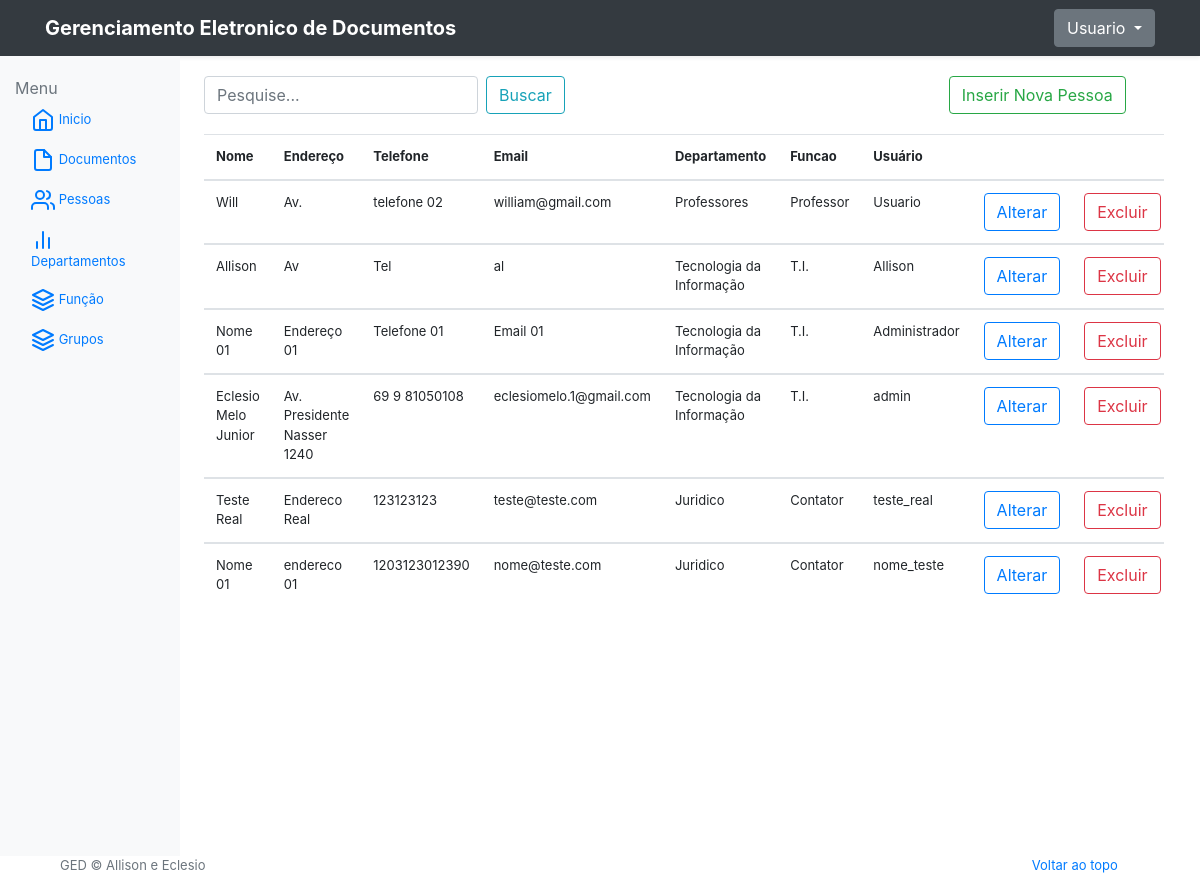
Page /dashboard/pessoas (signed in) on the earlier database version.
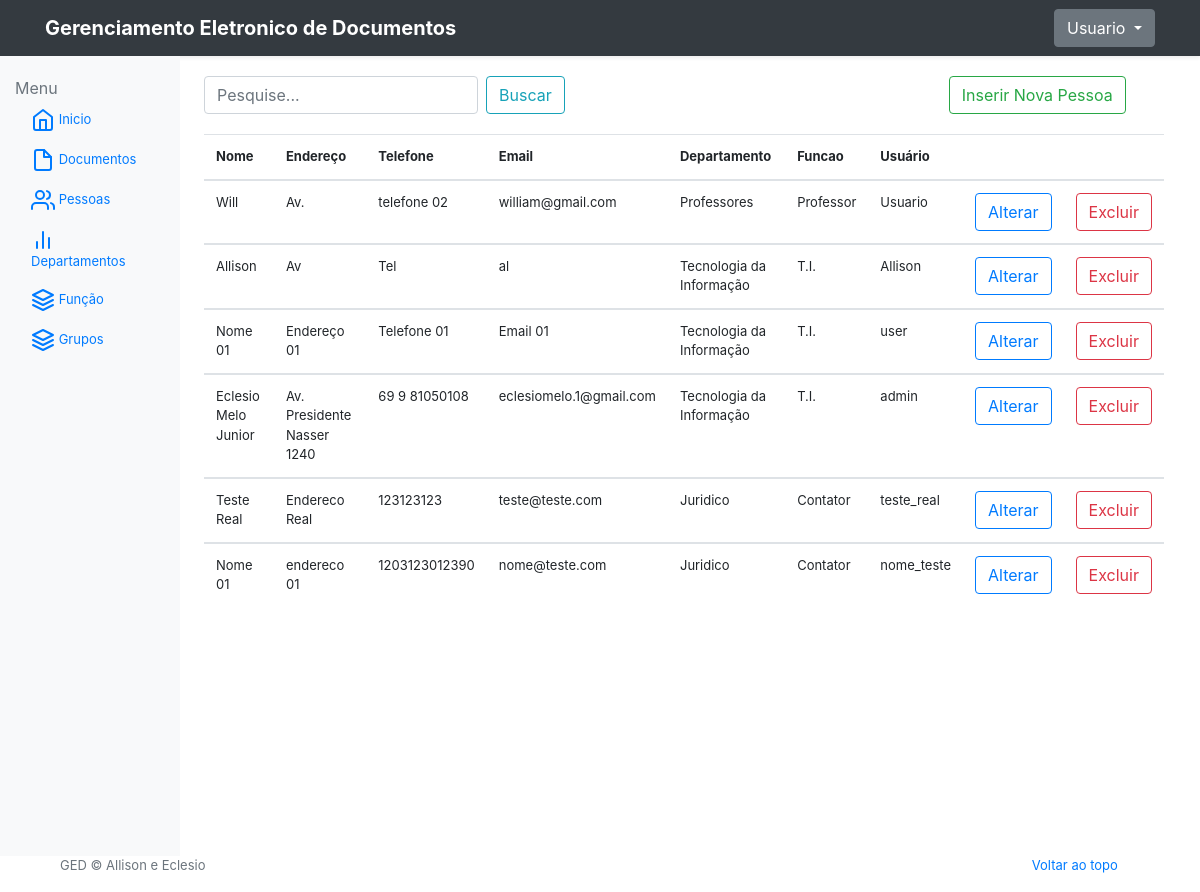
Same page on the later database version.
### GED/models.py (models this page shows, shortened)
class Pessoa(models.Model):
    nome = models.CharField(max_length=100)
    endereco = models.CharField(max_length=150, null = True)
    telefone = models.CharField(max_length=20, null = True)
    email = models.CharField(max_length=200, null = True)
    departamento = models.ForeignKey(Departamento, on_delete=models.PROTECT, null = True)
    funcao = models.ForeignKey(Funcao, on_delete=models.PROTECT, null = True)
    user = models.OneToOneField(User, on_delete=models.CASCADE, default=None, blank=True, null = True)

class Departamento(models.Model):
    nome = models.CharField(max_length=100)
    ramal = models.CharField(max_length=50)
    def __str__(self):
        return self.nome

class Funcao(models.Model):
    class Meta:
        verbose_name = 'Função'
        verbose_name_plural = 'Funções'
    nome = models.CharField(max_length=100)
    def __str__(self):
        return self.nome

### GED/views.py (the view)
# urls.py: path('dashboard/pessoas', views.dashboard_pessoas, name='dashboard_pessoas'),
@login_required
def dashboard_pessoas(request):
    pessoa = Pessoa.objects.all()
    return render(request, 'details_people.html', {'pessoa': pessoa})

### GED/templates/details_people.html (shortened to what this page needs)
{% extends "base-menu.html" %}
{% block main %}
<div class="search-field">
    <form action="{% url 'dashboard_busca_documentos' %}" method="POST" class="form-inline my-2 my-lg-0">
        <input name="consulta" class="form-control mr-sm-2" type="search" placeholder="Pesquise..." aria-label="Search">
        <button class="btn btn-outline-info my-2 my-sm-0" type="submit">Buscar</button>
    </form>
    <div style="margin-left: 40%">
        <form action="{% url 'create_pessoa' %}">
            <button class="btn btn-outline-success my-2 my-sm-0" type="submit">Inserir Nova Pessoa</button>
        </form>
    </div>
</div>
<div class="table-responsive">
    <table class="table table-hover">
        <thead>
            <tr>
                <th>Nome</th>
                <th>Endereço</th>
                <th>Telefone</th>
                <th>Email</th>
                <th>Departamento</th>
                <th>Funcao</th>
                <th>Usuário</th>
                <th></th>
                <th></th>
            </tr>
        </thead>
        {% for people in pessoa %}
        <tbody>
            <tr>
                <td>{{ people.nome }}</td>
                <td>{{ people.endereco }}</td>
                <td>{{ people.telefone }}</td>
                <td>{{ people.email }}</td>
                <td>{{ people.departamento }}</td>
                <td>{{ people.funcao }}</td>
                <td>{{ people.user }}</td>
                <td><a href="{% url 'update_pessoa' people.id %}"><button type="button" class="btn btn-outline-primary">Alterar</button></a></td>
                <td><a href="{% url 'delete_pessoa' people.id %}" onclick="return confirm('Deseja Remover {{ people.nome }}')"><button type="button" class="btn btn-outline-danger">Excluir</button></a></td>
           </tr>
        </tbody>
        {% endfor %}
    </table>
</div>
{% endblock main %}

Differences in the rows shown:
changed Pessoa "Endereço 01": user "Administrador" → "user"
